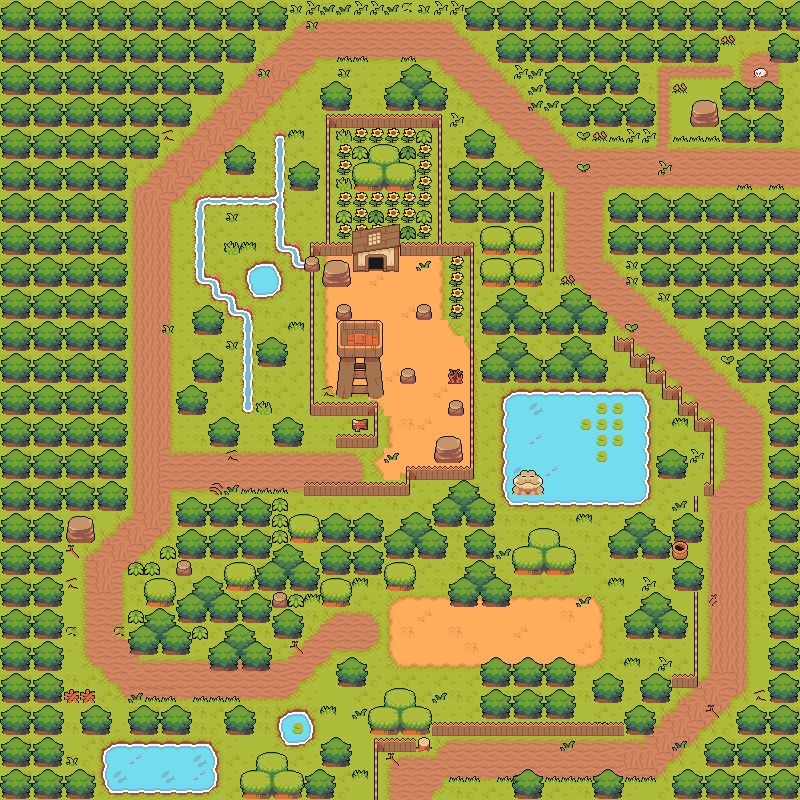

Below is a game level as drawn by its tile map, then a one-line description and the .tmx that defines it (tile-layer data replaced by summaries):
An orthogonal 50x50 tile map with 16x16 px tiles, 8 tile layers (Herbe, Textures Herbe, Routes, Ajustements, ...), 11 tilesets and 134 objects (118x collision, exit_routin, spawn_routin, boss_path1, Krillin_path1, ...).

<map version="1.8" tiledversion="1.8.4" orientation="orthogonal" renderorder="right-down" width="50" height="50" tilewidth="16" tileheight="16" infinite="0" nextlayerid="14" nextobjectid="151">
 <tileset firstgid="1" source="../Jeu de tuiles/Routin/TilesetFloor.tsx" />
 <tileset firstgid="573" source="../Jeu de tuiles/Routin/TilesetNature.tsx" />
 <tileset firstgid="861" source="../Jeu de tuiles/Routin/eau.tsx" />
 <tileset firstgid="1337" source="../Jeu de tuiles/Routin/TilesetFloorDetail.tsx" />
 <tileset firstgid="1417" source="../Jeu de tuiles/Routin/Maisons.tsx" />
 <tileset firstgid="2084" source="../Jeu de tuiles/Routin/TilesetNature Trans.tsx" />
 <tileset firstgid="2372" source="../Jeu de tuiles/Routin/TilesetNature trans 2.tsx" />
 <tileset firstgid="2660" source="../Jeu de tuiles/Routin/TilesetNature 2.tsx" />
 <tileset firstgid="2948" source="../Jeu de tuiles/Routin/TilesetNature blanc.tsx" />
 <tileset firstgid="3236" source="../Jeu de tuiles/Routin/TilesetFloorDetail Trans.tsx" />
 <tileset firstgid="3316" source="../Jeu de tuiles/Routin/TilesetFloorDetail 2.tsx" />
 <layer id="1" name="Herbe" width="50" height="50" locked="1">
  <data>[2500 cells, 2495 non-empty, 1 distinct tile ids]</data>
 </layer>
 <layer id="3" name="Textures Herbe" width="50" height="50" locked="1">
  <data>[2500 cells, 2418 non-empty, 7 distinct tile ids]</data>
 </layer>
 <layer id="4" name="Routes" width="50" height="50" locked="1">
  <data>[2500 cells, 885 non-empty, 23 distinct tile ids]</data>
 </layer>
 <layer id="11" name="Ajustements" width="50" height="50" locked="1">
  <data>[2500 cells, 0 non-empty, 0 distinct tile ids]</data>
 </layer>
 <layer id="9" name="Fleurs/plantes" width="50" height="50" locked="1">
  <data>[2500 cells, 186 non-empty, 41 distinct tile ids]</data>
 </layer>
 <layer id="7" name="Arbres/Roches" width="50" height="50" locked="1">
  <data>[2500 cells, 1134 non-empty, 44 distinct tile ids]</data>
 </layer>
 <layer id="8" name="Eau" width="50" height="50" locked="1">
  <data>[2500 cells, 161 non-empty, 20 distinct tile ids]</data>
 </layer>
 <layer id="10" name="Constructions" width="50" height="50" locked="1">
  <data>[2500 cells, 150 non-empty, 39 distinct tile ids]</data>
 </layer>
 <objectgroup id="12" name="Objets" locked="1">
  <object id="2" type="collision" x="462.5" y="0.5" width="339.5" height="30" />
  <object id="3" type="collision" x="494" y="30.5" width="225" height="33.5" />
  <object id="4" type="collision" x="543.5" y="64.5" width="96" height="31" />
  <object id="5" type="collision" x="560.5" y="95.5" width="96" height="32.5" />
  <object id="6" type="collision" x="719" y="81" width="64" height="64" />
  <object id="7" type="collision" x="766" y="29" width="35.5" height="36" />
  <object id="9" type="collision" x="607.5" y="207" width="192" height="46.5" />
  <object id="10" type="collision" x="639" y="252.5" width="160" height="35" />
  <object id="11" type="collision" x="671.5" y="287" width="127.5" height="32.5" />
  <object id="12" type="collision" x="703.5" y="319.5" width="96.5" height="32.5" />
  <object id="13" type="collision" x="735" y="352" width="64" height="31" />
  <object id="14" type="collision" x="768" y="385.333" width="32.6667" height="415.333" />
  <object id="15" type="collision" x="735.333" y="718.667" width="32.6667" height="82.6667" />
  <object id="16" type="collision" x="704.5" y="750" width="30.5" height="49" />
  <object id="17" type="collision" x="672.5" y="783" width="32.5" height="16" />
  <object id="18" type="collision" x="593" y="783.5" width="30.5" height="16" />
  <object id="19" type="collision" x="510" y="783.5" width="33" height="15.5" />
  <object id="20" type="collision" x="625" y="609" width="62" height="30" />
  <object id="22" type="collision" x="608.5" y="527" width="62.5" height="33" />
  <object id="23" type="collision" x="671" y="495.5" width="30.5" height="45" />
  <object id="24" type="collision" x="671" y="540.5" width="17.5" height="20.5" />
  <object id="25" type="collision" x="671" y="559.5" width="33" height="32" />
  <object id="26" type="collision" x="687.5" y="589.5" width="11" height="100.5" />
  <object id="27" type="collision" x="669" y="670.5" width="29.5" height="18" />
  <object id="29" type="collision" x="640" y="688" width="28.5" height="14" />
  <object id="30" type="collision" x="624" y="701" width="30.5" height="33.5" />
  <object id="31" type="collision" x="429.5" y="720.5" width="192.5" height="16.5" />
  <object id="32" type="collision" x="480" y="672.5" width="97" height="49" />
  <object id="33" type="collision" x="591" y="687" width="33" height="15" />
  <object id="34" type="collision" x="512" y="544.5" width="62.5" height="32.5" />
  <object id="35" type="collision" x="448.5" y="576" width="63" height="32" />
  <object id="36" type="collision" x="366.5" y="705.5" width="64.5" height="29.5" />
  <object id="37" type="collision" x="373.5" y="737" width="57.5" height="16" />
  <object id="38" type="collision" x="372.5" y="738.5" width="5.5" height="61" />
  <object id="39" type="collision" x="319" y="753" width="33" height="14" />
  <object id="40" type="collision" x="306.5" y="783.5" width="27" height="14.5" />
  <object id="41" type="collision" x="238.5" y="768.5" width="65" height="30.5" />
  <object id="42" type="collision" x="175.5" y="508" width="127.5" height="131" />
  <object id="43" type="collision" x="273" y="495.5" width="14.5" height="16" />
  <object id="44" type="collision" x="289" y="512.5" width="209" height="46.5" />
  <object id="45" type="collision" x="297" y="557" width="72" height="52" />
  <object id="46" type="collision" x="381.5" y="560" width="35" height="32.5" />
  <object id="47" type="collision" x="336" y="670.5" width="31.5" height="15" />
  <object id="48" type="collision" x="704" y="415" width="9" height="79.5" />
  <object id="49" type="collision" x="658.5" y="462.5" width="26.5" height="16" />
  <object id="53" type="collision" x="611.5" y="335" width="24" height="35" />
  <object id="54" type="collision" x="631.5" y="355" width="21.5" height="31" />
  <object id="55" type="collision" x="646.5" y="370" width="20.5" height="33" />
  <object id="56" type="collision" x="663" y="387.5" width="19.5" height="29.5" />
  <object id="58" x="679.5" y="400.5" width="19.5" height="30.5" />
  <object id="59" type="collision" x="498" y="386" width="156" height="124.5" />
  <object id="60" type="collision" x="547.5" y="192" width="7" height="83" />
  <object id="61" type="collision" x="463.5" y="137.5" width="30.5" height="22.5" />
  <object id="62" type="collision" x="512" y="177" width="32" height="14" />
  <object id="63" type="collision" x="493.5" y="162.5" width="18.5" height="16" />
  <object id="64" type="collision" x="446" y="157.5" width="28.5" height="31" />
  <object id="65" type="collision" x="556" y="276.5" width="18" height="10.5" />
  <object id="67" type="collision" x="547" y="309.5" width="55" height="19" />
  <object id="68" type="collision" x="558.5" y="289" width="32.5" height="18.5" />
  <object id="69" type="collision" x="385" y="79" width="62" height="33.5" />
  <object id="70" type="collision" x="287" y="0.5" width="176.5" height="3" />
  <object id="71" type="collision" x="255.5" y="-0.5" width="31.5" height="31.5" />
  <object id="72" type="collision" x="226" y="32" width="29" height="30" />
  <object id="73" type="collision" x="195.5" y="64.5" width="27" height="28.5" />
  <object id="74" type="collision" x="162" y="96" width="28.5" height="31" />
  <object id="75" type="collision" x="128.5" y="128" width="31" height="32.5" />
  <object id="76" type="collision" x="95.5" y="159.5" width="31.5" height="351.5" />
  <object id="77" type="collision" x="68" y="510" width="26.5" height="32.5" />
  </objectgroup>
 <objectgroup id="13" name="NPCPaths" locked="1">
  <!-- 12 objects omitted --></objectgroup>
</map>
<!-- 66 of 134 objects omitted -->
